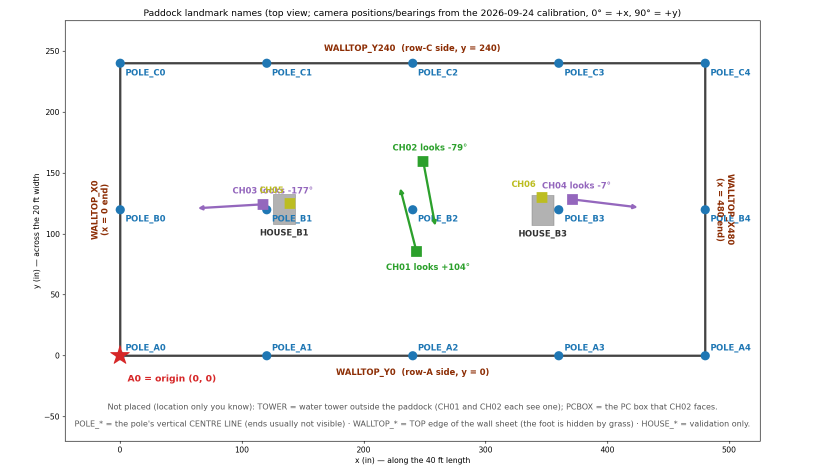
#> input picture cv/configs/landmarks/2026c/paddock_schematic.png, 1650 x 946 px (shown at 1/2 size)
$ python -i landmark_track.py   (imports and definitions only)   (older library calls are emulated)
#> lines starting #> are read from the running program, lines starting #| are printed output that depends on the picture
#> further down, picture is the input picture: shape (946, 1650, 3); mean B, G, R 247.5, 247.5, 247.3
"""landmark_track.py — track the user's rigid landmarks from the 09-18 reference into every review frame and fit the
image correction cohort pixel -> calibration-epoch pixel (per camera, per frame).

Plan: implementation_plan/2026-09-28-cohort3-camera-stability.md (revision 2). Labels: cv/configs/landmarks/2026c/
landmarks_<CH>_20260918_*.json (the user's, on the 09-18 IR reference frames; format "pieces").

Method (no visual judgement; the user reviews the overlays):
  1. Reference = the labelled 09-18 IR frame (re-grabbed from the calibration session); targets = raw frames grabbed with
     cv/cv_field/grab_frames.py (no overlays drawn on them) at the review times (default 03:01 / 12:00 / 21:30 daily).
  2. Both images -> CLAHE, Gaussian blur (sigma 1.5), gradient magnitude. Gradient magnitude ignores edge polarity, so
     two parallel edges (a pole's L and R, a box's top and bottom) look alike: matching is therefore COARSE-TO-FINE.
     Coarse: a few ~120-px patches per fit-set landmark (they contain ends/corners/context) at half resolution, +/-120 px,
     as 2-D matches -> Huber affine A0. Fine: points sampled along every labelled piece (every STEP px, at most
     MAX_PER_LM per landmark), each a (2H+1)^2 patch matched by normalised cross-correlation (cv2.TM_CCOEFF_NORMED,
     parabolic sub-pixel) within +/-R = 8 px of A0's prediction — too small a window to jump to a neighbouring edge.
  3. Constraints: on lines (pole edges, wall tops, house edges, tower outline) only the displacement component along the
     local NORMAL is informative (aperture problem) -> one equation n.(A p) = n.(p + d); at the labelled corners of BOX_*,
     PCBOX and HOUSE_*_LABEL the full 2-D displacement -> two equations A p = p + d. Samples with NCC < S_MIN are dropped.
  4. Fit an affine map A (ref -> target, 6 parameters) by iteratively re-weighted least squares (Huber, k = 2 px) on the
     FIT SET, in two tiers (user, 2026-10-01: nails are very stable; patches sit low on the wall and a rat can hide them;
     people can stand in front of the distant building):
       stable      POLE_*, BOX_*, WALLTOP_*, TOWER_*, PCBOX, NAILS, SEAM(S)  -> fitted first (A_s; also the coarse stage)
       occludable  PATCH_* / PATCHES, BUILDING, WOOD -> every PIECE is its own unit ("NAME#k"), at most OCC_CAP samples, and
                   enters the final fit only if >= OCC_MATCH_MIN (and >= OCC_MIN_N) of its samples matched and its median residual under
                   A_s is <= OCC_RES_MAX px; otherwise it is DROPPED for that frame (listed per frame).
     PATCHES are matched as BLOCKS (user, 2026-10-01: a patch is a dark block on the white wall): the labelled outline
     is closed (ends joined; an end gap > BLOCK_OPEN_GAP px = a grass-hidden bottom, whose joining band is masked out),
     and the whole block plus a BLOCK_MARGIN-px rim is one masked NCC template -> one 2-D displacement per patch.
     If the stable tier alone does not pin both image directions, a provisional fit on both tiers stands in for A_s
     (basis = "all"). Houses are VALIDATION only (HOUSE_1 = roof 4 was moved on 09-18 -> used only on frames dated
     >= 09-18; HOUSE_2 = roof 7 never moved -> all frames).
  5. Held-out error: leave-one-landmark-out over the fit set — refit without landmark L, residuals of L's samples; per
     frame the median and p90 over landmarks of their median |residual|.
Definitions: residual r = n.(A p - (p + d)) for line samples, |A p - (p + d)| for corners [px, full-res upright];
held_med / held_p90 = median / 90th percentile over fit units (landmarks; occludable pieces count singly) of median|r|
under leave-one-out [px]; dropped = occludable pieces left out of the fit in that frame;
status = ok if >= 4 fit units matched, both near-vertical and near-horizontal constraints present, held_med <= 3 px
and held_p90 <= 6 px; else unreliable. tx, ty = A applied to the frame centre minus the centre [px]; rot = mean rotation
of A's columns [deg]; sx, sy = column norms of A's linear part.

Cohort reference + tie (user, 2026-10-01; CH04's 09-18 frame had people in view and daily tracking from it failed):
  --ref-labels <landmarks_CHxx_<date>_<time>.json> makes a user-labelled COHORT frame the reference for its camera, and
  --tie fits the map 09-18 px -> reference px directly from the two label sets (tie_labels: ICP point-to-curve on the
  named landmarks, then unnamed items — nails, patches, seams, building, wood — paired by nearest neighbour and gated at
  TIE_GATE px; leave-one-unit-out held-out error). The reported shift is then that of A_track o A_tie (09-18 -> frame).
  house_1 is usable only when the reference and the frame lie on the same side of its 09-18 move.

Usage: python cv/cv_field/landmark_track.py --cohort 2026c [--cameras CH01 CH02 CH03 CH04] [--start 2026-08-30 --end 2026-09-17]
                                            [--times 12:00] [--ref-labels <json> ...] [--tie] [--tag <name>]
       python cv/cv_field/landmark_track.py --selftest
Output: $FIELD2026_ANALYSIS_OUT_ROOT/<cohort>/cv_field_landmark_track[_<tag>]_<ts>/ (frames, overlays, <CH>_track.mp4,
CSVs) and results/<cohort>/cv_field/reports/cv_field_landmark_track_<cohort>[_<tag>].md (+ run_manifest.json, or
run_manifest_landmark_track_<tag>_<cohort>.json with --tag).
"""
from __future__ import annotations

import argparse
import csv
import json
import subprocess
import sys
from datetime import date, datetime, time, timedelta
from pathlib import Path

import cv2
import numpy as np

HERE = Path(__file__).resolve().parent
REPO = HERE.parents[1]
# [3 lines not run here, left out]

H, R, STEP, MAX_PER_LM, S_MIN = 20, 8, 14, 40, 0.45      # fine stage: small patch, +/-8 px around the coarse prediction
H1, R1, COARSE_SCALE, COARSE_PER_LM = 30, 60, 0.5, 4      # coarse stage (half resolution): ~120 px patches, +/-120 px search
CORNER_PREFIXES = ("BOX_", "PCBOX", "NAILS", "CORNERS", "LABELS")              # NAILS = unnumbered points (each a 2-D constraint)
# PATCH_<wall>_<n> = a visible patch on a wall sheet: an OPEN, bumpy polyline (corrugation; the bottom is often hidden by
# grass) -> normal-only constraints like the wall tops, in the fit set (user, 2026-10-01)
# SEAM_<wall>_<n> = a vertical seam between wall panels (straight, vertical): normal-only like the pole edges
# BUILDING = edges of a building wall outside the paddock (CH04; user, 2026-10-01): normal-only like the wall tops
# WOOD = a piece of wood in CH04's view (user, 2026-10-01): near the ground -> occludable tier
FIT_PREFIXES = ("POLE_", "BOX_", "WALLTOP_", "TOWER_", "PCBOX", "PATCH_", "SEAM_", "NAILS", "PATCHES", "SEAMS",
                "BUILDING", "WOOD", "FOODBOX", "DOORFRAME", "INNER_EDGES", "CORNERS", "LABELS")   # CH07/CH08 in-box items (user, 2026-10-02)
# Occludable tier (user, 2026-10-01): patches sit low on the wall (a rat can hide one), people can stand in front of the
# distant building -> each piece is checked against the stable tier before it may enter the fit
OCCLUDABLE_PREFIXES = ("PATCH", "BUILDING", "WOOD",       # PATCH_<wall>_<n>, PATCHES, BUILDING, WOOD
                       "FOODBOX", "DOORFRAME", "INNER_EDGES")  # in-box (CH07/CH08): rats sit on / pass through them
# a piece is kept if >= OCC_MATCH_MIN of its samples (and >= OCC_MIN_N of them, or all if fewer) matched and they agree
# with the fit within OCC_RES_MAX (user, 2026-10-03: the in-box edges were dropped at 0.6 although their matched samples
# sat 1.5 px from the fit - occlusion makes samples NOT match, it rarely makes them match wrongly; the residual check
# guards the wrong ones)
OCC_CAP, OCC_MATCH_MIN, OCC_MIN_N, OCC_RES_MAX = 12, 0.25, 3, 3.0
# Patches = dark blocks on the white wall (user, 2026-10-01) -> one masked 2-D template per patch
BLOCK_PREFIXES = ("PATCH",)
BLOCK_MARGIN, BLOCK_OPEN_GAP = 6, 30
# Label-to-label tie (--tie): items without a correspondence across frames are paired by nearest neighbour
UNNAMED_PREFIXES = ("NAILS", "PATCH", "SEAM", "BUILDING", "WOOD")
TIE_STEP, TIE_PAIR_MAX, TIE_GATE = 10.0, 15.0, 3.0
HELD_MED_MAX, HELD_P90_MAX = 3.0, 6.0
EXTRA_TARGET_MIN = 10                                     # --extra-targets: frames this long before / after each event
PRIOR_W = 1e4                                             # weak identity prior on the affine's linear part
HOUSE1_MOVED = date(2026, 9, 18)
IR_REF = {"CH01": "2026-09-18 13:57:30", "CH02": "2026-09-18 15:22:30", "CH03": "2026-09-18 15:45:00", "CH04": "2026-09-18 14:32:30"}


def base(unit: str) -> str:
    """Landmark name of a fit unit ("PATCHES#2" -> "PATCHES")."""
    return unit.split("#")[0]


def is_corner_lm(name: str) -> bool:
    name = base(name)
    return name.startswith(CORNER_PREFIXES) or name.endswith("_LABEL")


# Per camera (user, 2026-10-02): CH05 / CH06 hang from a crossbeam on top of pole B1 / B3, so that pole and its box move
# WITH the camera (validation only — they check that beam and camera are one piece); the house below is their main
# rigid structure (in the fit; house_1 only on the reference's side of its 09-18 move, see usable()).
CAM_FIT_PREFIXES = {"CH05": ("HOUSE_1_",), "CH06": ("HOUSE_2_", "BLUETOOTH_ANTENNA")}
CAM_ATTACHED = {"CH05": ("POLE_B1_", "BOX_B1"), "CH06": ("POLE_B3_", "BOX_B3")}
_CAM = None


# [13 lines left out: functions set_camera, in_fit, not called in this run]


def occludable(name: str) -> bool:
    return base(name).startswith(OCCLUDABLE_PREFIXES)


def usable(name: str, frame_day: date, ref_day: date = HOUSE1_MOVED) -> bool:
    """house_1 was moved on 09-18: its labels hold only for frames on the same side of the move as the reference."""
    return not (base(name).startswith("HOUSE_1_") and (frame_day >= HOUSE1_MOVED) != (ref_day >= HOUSE1_MOVED))


def is_block(name: str) -> bool:
    return base(name).startswith(BLOCK_PREFIXES)


# [66 lines left out: functions block_of, block_template, match_block, units_of, not called in this run]


def prep(img: np.ndarray) -> np.ndarray:
    g = cv2.cvtColor(img, cv2.COLOR_BGR2GRAY) if img.ndim == 3 else img
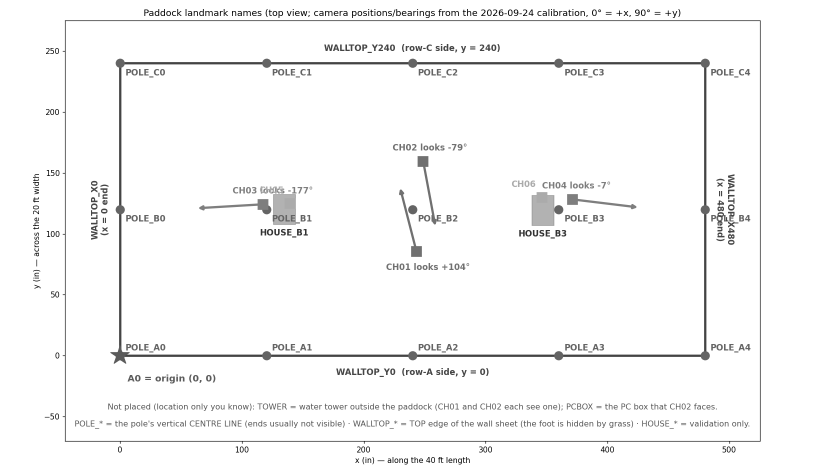
#> g: shape (946, 1650) (shown at 1/2 size); min 0, max 255, mean 247.4
    g = cv2.createCLAHE(clipLimit=2.0, tileGridSize=(8, 8)).apply(g)
    g = cv2.GaussianBlur(g, (0, 0), 1.5).astype(np.float32)
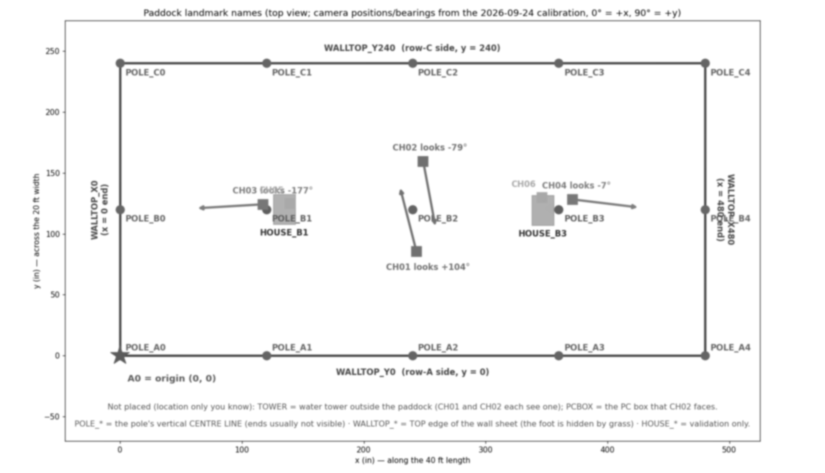
#> g: shape (946, 1650) float32 (shown at 1/2 size); min 82, max 255, mean 247.4
    mag = cv2.magnitude(cv2.Sobel(g, cv2.CV_32F, 1, 0, ksize=3), cv2.Sobel(g, cv2.CV_32F, 0, 1, ksize=3))
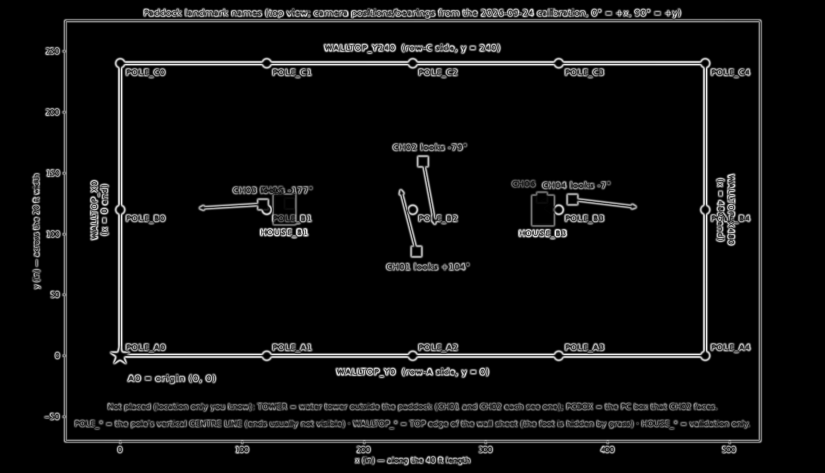
#> mag: shape (946, 1650) float32 (shown at 1/2 size); min 0, max 367, mean 20.7; drawn with min black and max white
    return (mag / (np.percentile(mag, 99) + 1e-6)).astype(np.float32)


def pieces_of(v) -> list[np.ndarray]:
    ps = v if (v and isinstance(v[0][0], (list, tuple))) else [v]
    return [np.asarray(p, float) for p in ps if len(p) >= 1]


# [203 lines left out: functions samples, subpix, match, coarse_affine, constrained, rows_for and 3 more, not called in this run]


def unnamed(name: str) -> bool:
    return base(name).startswith(UNNAMED_PREFIXES)


# [155 lines left out: functions _closest, _curve_pts, _tie_obs, _pair_unnamed, pole_centrelines, tie_labels, not called in this run]


def apply_A(A: np.ndarray, P: np.ndarray) -> np.ndarray:
    return np.asarray(P, float) @ A[:, :2].T + A[:, 2]


def compose(A2: np.ndarray, A1: np.ndarray) -> np.ndarray:
    """p -> A2(A1(p))."""
    return (np.vstack([A2, [0, 0, 1.0]]) @ np.vstack([A1, [0, 0, 1.0]]))[:2]


# [359 lines left out: functions affine_cols, params, draw_overlay, selftest, main, not called in this run]


# [2 lines not run here, left out]

>>> import cv2
>>> picture = cv2.imread('../configs/landmarks/2026c/paddock_schematic.png')
>>> result = prep(picture)
